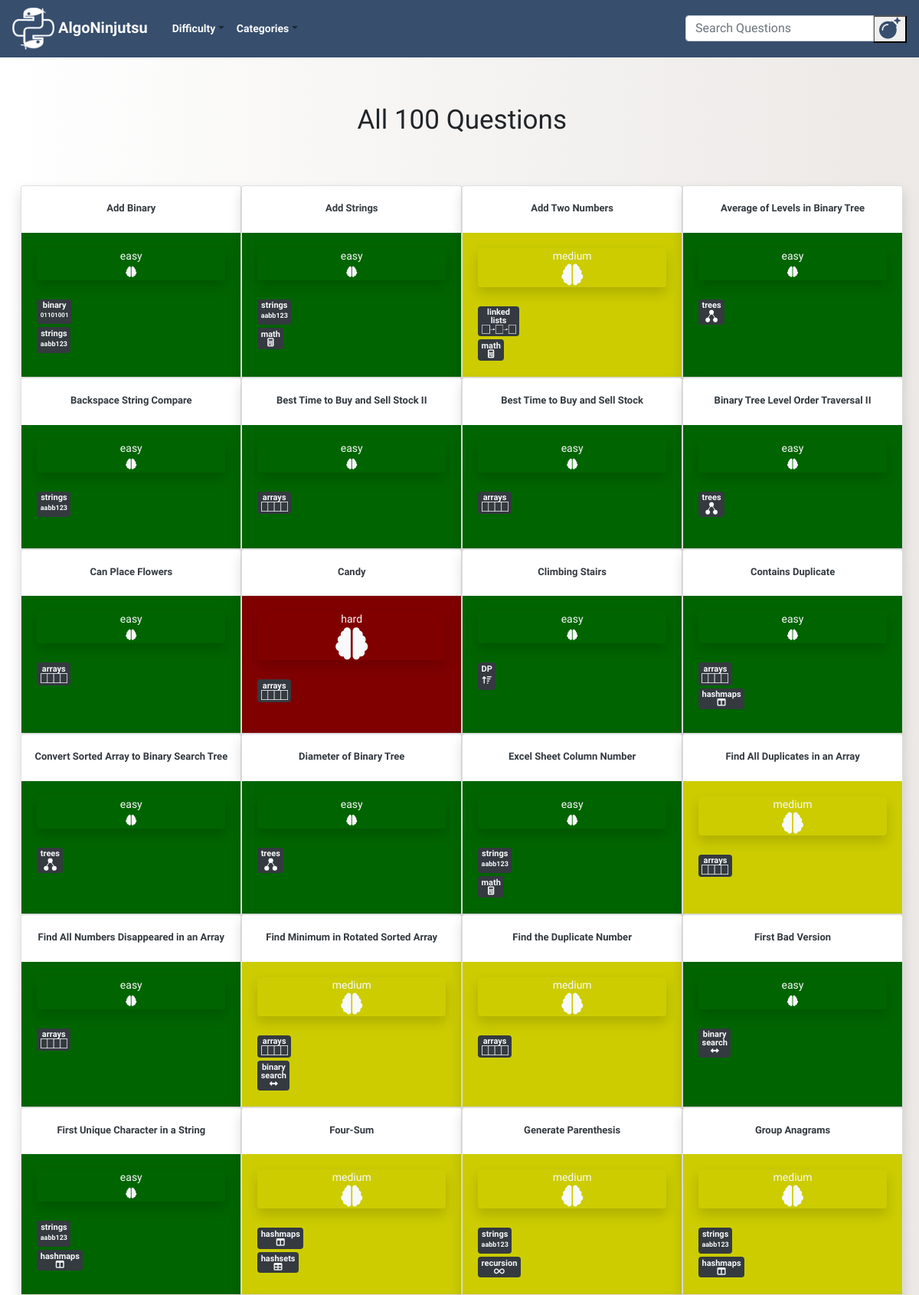
The page / (upper part) on the database its author committed.
### blog/models.py (models this page shows, shortened)
class Post(models.Model):
    author = models.TextField()
    title = RichTextField()
    category = models.TextField(choices = CATEGORY_CHOICES, default = 'arrays')
    alt_category = models.TextField(choices = CATEGORY_CHOICES, blank=True, null = True)
    difficulty = models.TextField(choices = DIFFICULTY_CHOICES, default = 'easy')
    description = RichTextField()
    text = RichTextField()
    explanation = RichTextField()
    additional_notes = RichTextField(blank=True, null = True)
    published_date = models.DateTimeField(blank=True, null=True)

### blog/views.py (the view)
# urls.py: path('', views.PostListView.as_view(), name='post_list'),
class PostListView(ListView):
    model = Post
    def get_queryset(self):
        return Post.objects.all().order_by('title')

### blog/templates/blog/post_list.html (shortened to what this page needs)
{% extends 'blog/base.html' %}
{% load static %}
{% block content %}
<div class="postlist col-md-12">
    {% if not post_list.count %}
    <h1 class = "counter my-5" align = "center">No Questions Found</h1>
    <br><br>
    {% elif post_list.count == 1 %}
    <h1 class = "counter my-3" align="center">{{post_list.count}} Question</h1>
    <br><br>
    {% else %}
    <h1 class = "counter my-3" align="center">All {{post_list.count}} Questions</h1>
    <br><br>
    {% endif %}
  <div class="row">
  {% for post in post_list %}
  <div class="card shadow" style="width: 25%">
    <br>
    <h3 align="center"><a class="check text-dark" style = "font-size:13px;" href="{% url 'post_detail' pk=post.pk %}">
      <b>{{ post.title|safe }}</b></a></h3>
    {% if post.difficulty == "easy" %}
    <div class="card-body" style="background-color: rgb(0,100,0)">
    {% elif post.difficulty == "medium" %}
    <div class="card-body" style="background-color: rgb(204,204,0)">
    {% elif post.difficulty == "hard" %}
    <div class="card-body" style="background-color: rgb(128,0,0)"">
    {% endif %}
      <div class="postdifficulty text-light shadow rounded"align="center">
        <a class="text-light" href="{% url 'difficulty_post_list' difficulty=post.difficulty %}">
        {{post.difficulty}}
        <br>
        {% if post.difficulty == "medium" %}
        <i class="fas fa-brain fa-2x"></i>
        {% elif post.difficulty == "hard" %}
        <i class="fas fa-brain fa-3x"></i>
        {% else %}
        <i class="fas fa-brain"></i>
        {% endif %}
        </a>
      </div>
      <br>
        <div class="category text-light badge badge-dark my-1">
        <a class="text-light" href="{% url 'category_post_list' category=post.category %}">
        {% if post.category == "linked lists" %}
        <h8>linked <br>lists</h8>
        {% elif post.category == "binary search" %}
        <h8>binary <br>search</h8>
        {% endif %}
        {% if post.category != "linked lists" and post.category != "binary search"%}
        <h8>{{post.category}}</h8>
        {% endif %}
        <br>
        {% if post.category == "linked lists" %}
        <img src="{% static 'images/thumbnail_image8.png' %}" width="45" height="12">
        {% elif post.category == "trees" %}
        <img src="{% static 'images/thumbnail_image5.png' %}" width="16.5" height="16.5">
        {% elif post.category == "arrays" %}
        <img src="{% static 'images/thumbnail_image7.png' %}" width="35" height="13">
        {% elif post.category == "strings" %}
        <p class= "my-1" style = "font-size: 9px; font: verdana;"><b>aabb123</b></p>
        {% elif post.category == "hashsets" %}
        <i class="fas fa-table"></i>
        {% elif post.category == "hashmaps" %}
        <i class="fas fa-columns"></i>
        {% elif post.category == "DP" %}
        <i class="my-1 fas fa-sort-amount-up"></i>
        {% elif post.category == "math" %}
        <i class="fas fa-calculator"></i>
        {% elif post.category == "graphs" %}
        <i class="fas fa-th"></i>
        {% elif post.category == "stacks" %}
        <i class="fas fa-angle-double-up"></i>
        {% elif post.category == "queues" %}
        <i class="fas fa-angle-double-right"></i>
        {% elif post.category == "recursion" %}
        <i class="fas fa-infinity"></i>
        {% elif post.category == "tries" %}
        <img src="{% static 'images/thumbnail_image5.png' %}" width="33" height="11">
        {% elif post.category == "binary" %}
        <p class= "my-1" style = "font-size: 8px; font: verdana;"><b>01101001</b></p>
        {% elif post.category == "binary search" %}
        <i class="fas fa-arrows-alt-h"></i>
        {% elif post.category == "heaps" %}
        <img src="{% static 'images/thumbnail_image6.png' %}" width="25.3" height="22">
        {% endif %}
        </a>
        </div>
        <br>
        {% if post.alt_category %}
        <div class="alt_category text-light badge badge-dark">
        {% else %}
        <div class="alt_category text-light">
        {% endif %}
        <a class="text-light" href="{% url 'category_post_list' category=post.alt_category %}">
          {% if post.alt_category == "linked lists" %}
          <h8>linked <br>lists</h8>
          {% elif post.alt_category == "binary search" %}
          <h8>binary <br>search</h8>
          {% endif %}
          {% if post.alt_category and post.alt_category != "linked lists" and post.alt_category != "binary search"%}
          <h8>{{post.alt_category}}</h8>
          {% endif %}
          <br>
        {% if post.alt_category == "linked lists" %}
        <img src="{% static 'images/thumbnail_image8.png' %}" width="45" height="12">
        {% elif post.alt_category == "trees" %}
        <img src="{% static 'images/thumbnail_image5.png' %}" width="16.5" height="16.5">
        {% elif post.alt_category == "arrays" %}
        <img src="{% static 'images/thumbnail_image7.png' %}" width="35" height="13">
        {% elif post.alt_category == "hashmaps" %}
        <i class="fas fa-columns"></i>
        {% elif post.alt_category == "DP" %}
        <i class="my-1 fas fa-sort-amount-up"></i>
        {% elif post.alt_category == "math" %}
        <i class="fas fa-calculator"></i>
        {% elif post.alt_category == "graphs" %}
        <i class="fas fa-th fa-2x"></i>
        {% elif post.alt_category == "stacks" %}
        <i class="fas fa-angle-double-up"></i>
        {% elif post.alt_category == "queues" %}
        <i class="fas fa-angle-double-right"></i>
        {% elif post.alt_category == "strings" %}
        <p class= "my-1" style = "font-size: 9px; font: verdana;"><b>aabb123</b></p>
        {% elif post.alt_category == "hashsets" %}
        <i class="fas fa-table"></i>
        {% elif post.alt_category == "recursion" %}
        <i class="fas fa-infinity"></i>
        {% elif post.alt_category == "tries" %}
        <img src="{% static 'images/thumbnail_image5.png' %}" width="33" height="11">
        {% elif post.alt_category == "heaps" %}
        <img src="{% static 'images/thumbnail_image6.png' %}" width="25.3" height="22">
        {% elif post.alt_category == "binary" %}
        <p class= "my-1" style = "font-size: 9px; font: verdana;"><b>01101001</b></p>
        {% elif post.alt_category == "binary search" %}
        <i class="fas fa-arrows-alt-h"></i>
        {% endif %}
        </a>
        </div>
    </div>
  </div>
  {% endfor %}
  </div>
</div>
{% endblock %}

### blog/static/css/blog.css (style rules this page uses)
body { padding-top: 120px; font-family: 'Special Elite', cursive; background: #ECE9E6; background: -webkit-linear-gradient(to right, #FFFFFF, #ECE9E6); background: linear-gradient(to right, #FFFFFF, #ECE9E6); width:97%; }
.postlist { padding-left: 4% !important; }
.counter { font-family: 'Rock Salt', cursive; font-size: 35px; }
.category { font-size:11px; }
.alt_category { font-size:11px; }
.card { font-size:14px; }
.postlist { padding-left:15px; }

### rows shown on the page
Post: title "Add Binary", difficulty "easy", category "binary", shows "01101001", alt_category "strings", shows "aabb123"
Post: title "Add Strings", difficulty "easy", category "strings", shows "aabb123", alt_category "math"
Post: title "Add Two Numbers", difficulty "medium", category "linked", alt_category "math"
Post: title "Average of Levels in Binary Tree", difficulty "easy", category "trees"
Post: title "Backspace String Compare", difficulty "easy", category "strings", shows "aabb123"
Post: title "Best Time to Buy and Sell Stock II", difficulty "easy", category "arrays"
Post: title "Best Time to Buy and Sell Stock", difficulty "easy", category "arrays"
Post: title "Binary Tree Level Order Traversal II", difficulty "easy", category "trees"
Post: title "Can Place Flowers", difficulty "easy", category "arrays"
Post: title "Candy", difficulty "hard", category "arrays"
Post: title "Climbing Stairs", difficulty "easy", category "DP"
Post: title "Contains Duplicate", difficulty "easy", category "arrays", alt_category "hashmaps"
Post: title "Convert Sorted Array to Binary Search Tree", difficulty "easy", category "trees"
Post: title "Diameter of Binary Tree", difficulty "easy", category "trees"
Post: title "Excel Sheet Column Number", difficulty "easy", category "strings", shows "aabb123", alt_category "math"
Post: title "Find All Duplicates in an Array", difficulty "medium", category "arrays"
Post: title "Find All Numbers Disappeared in an Array", difficulty "easy", category "arrays"
Post: title "Find Minimum in Rotated Sorted Array", difficulty "medium", category "arrays", alt_category "binary"
Post: title "Find the Duplicate Number", difficulty "medium", category "arrays"
Post: title "First Bad Version", difficulty "easy", category "binary"
Post: title "First Unique Character in a String", difficulty "easy", category "strings", shows "aabb123", alt_category "hashmaps"
Post: title "Four-Sum", difficulty "medium", category "hashmaps", alt_category "hashsets"
Post: title "Generate Parenthesis", difficulty "medium", category "strings", shows "aabb123", alt_category "recursion"
Post: title "Group Anagrams", difficulty "medium", category "strings", shows "aabb123", alt_category "hashmaps"

### other values the page prints
{{ post_list.count }} "100"
